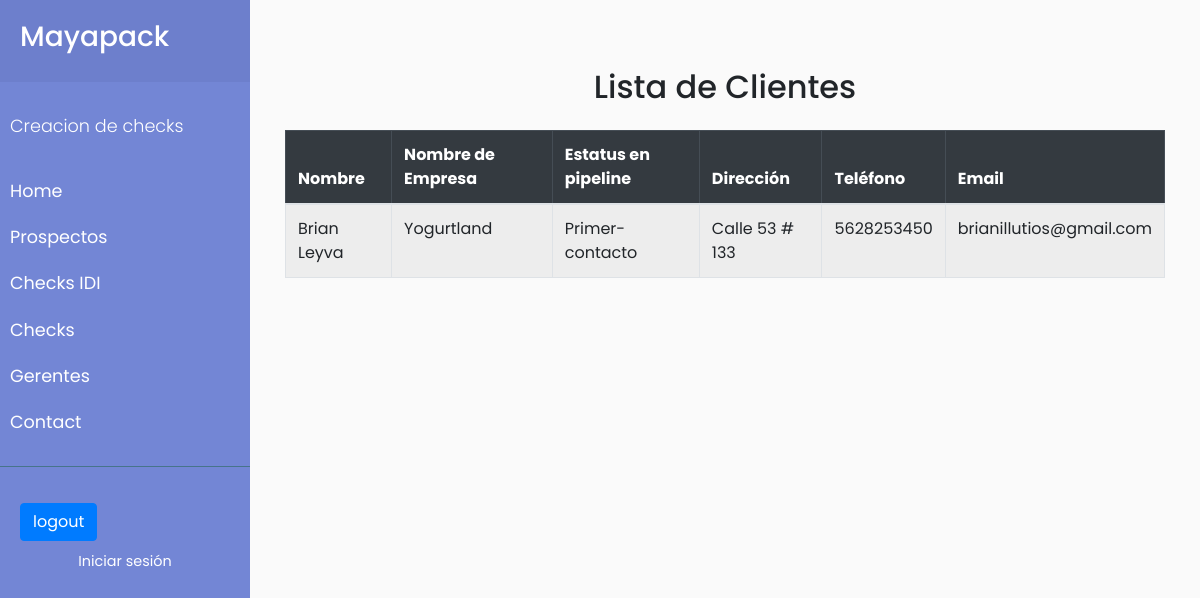
Screenshot of /clienteVista/35 with the database file from the repository.
### clientes/models.py (models this page shows, shortened)
class Cliente(models.Model):
    STATUS_PIPELINE = [('Nuevo', 'Nuevo'),('Primer-contacto', 'Primer-contacto'),('Pendiente-de-respuesta', 'Pendiente-de-respuesta'),('Recordatorio-enviado', 'Recordatorio-enviado'),('Reunion-programada', 'Reunion-programada'),('Interesado', 'Interesado'),('Propuesta-en-revision', 'Propuesta-en-revision'),('Negociacion-activa', 'Negociacion-activa'),('interaccion-perdida', 'interaccion-perdida'),('Venta-cerrada', 'Venta-cerrada'),('Cliente-inactivo', 'Cliente-inactivo'),('Venta-perdida', 'Venta-perdida'),('Renovacion-o-actualicion', 'Renovacion-o-actualicion')]
    nombre_cliente = models.CharField(max_length=100, null=True, blank=True )
    empresa_cliente = models.CharField(max_length=100, null=True )
    direccion_cliente= models.CharField(max_length=100, null=True )
    telefono_cliente= models.IntegerField(null=True)
    email_cliente= models.CharField(max_length=100, null=True )
    propietario=models.IntegerField(blank=True, null=True)     #Hace falta poder asignar al vendedor.
    estado_pipeline=models.CharField(max_length=24, choices=STATUS_PIPELINE, default='Nuevo', blank=True)

### clientes/views.py (the view)
# urls.py: path('clienteVista/<pk>',views.detail_cliente.as_view(), name='clienteV'),
class detail_cliente(DetailView):
    model=Cliente

### templates/clientes/cliente_detail.html (shortened to what this page needs)
{% extends 'base.html' %}
{% block content %}
{% load static %}
<div id="content">
 <div class="container mt-5">
        <h2 class="text-center mb-4">Lista de Clientes</h2>
        <table class="table table-striped table-bordered">
            <thead class="table-dark">
                <tr>
                    <th>Nombre</th>
                    <th>Nombre de Empresa</th>
                    <th>Estatus en pipeline</th>
                    <th>Dirección</th>
                    <th>Teléfono</th>
                    <th>Email</th>
                </tr>
            </thead>
            <tbody>
                <tr>
                    <td>{{object.nombre_cliente}}</td>
                    <td>{{object.empresa_cliente}}</td>
                    <td>{{object.estado_pipeline}}</td>
                    <td>{{object.direccion_cliente}}</td>
                    <td>{{object.telefono_cliente}}</td>
                    <td>{{object.email_cliente}}</td>
                </tr>
            </tbody>
        </table>
    </div>
    </div>
{% endblock %}

### cotizaciones/static/cotizaciones/css/sidemenu.css (style rules this page uses)
body { font-family: 'Poppins', sans-serif; background: #fafafa; }
#content { width: 100%; padding: 20px; min-height: 100vh; transition: all 0.3s; }

### rows the page displays
Cliente: nombre_cliente "Brian Leyva", empresa_cliente "Yogurtland", estado_pipeline "Primer-contacto", direccion_cliente "Calle 53 # 133", telefono_cliente "5628253450", email_cliente "brianillutios@gmail.com"
